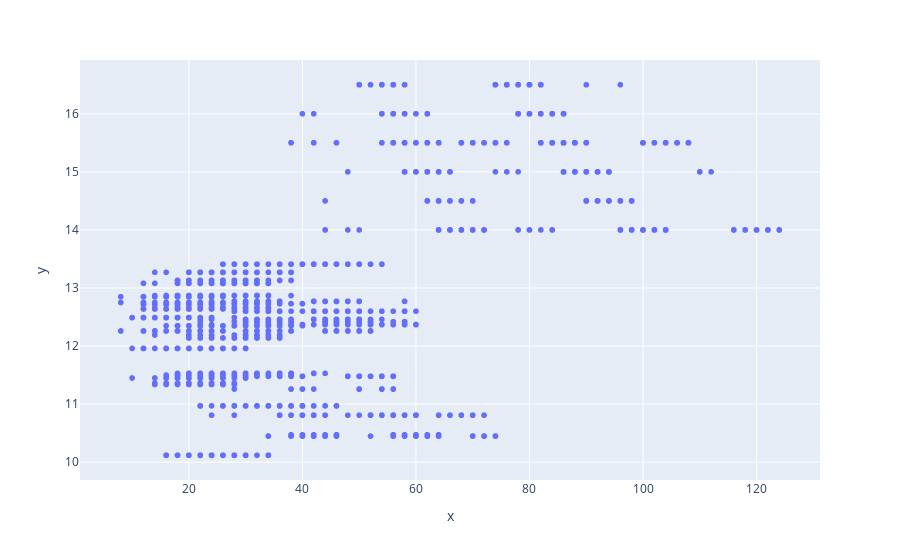

This figure's notebook cell:
### Code cell
data.plot(feature='QUANTITY_SOLD', target='PRICE_PER_UNIT')

### Figure 1 — Plotly figure (JSON) as saved in the notebook; plotly's stock layout.template omitted (floating-point values rounded to 4 significant figures; data arrays with more than 128 entries replaced by an {"elided": "..."} marker saying what was removed)
{"data": [{"hovertemplate": "x=%{x}<br>y=%{y}<extra></extra>", "legendgroup": "", "marker": {"color": "#636efa", "symbol": "circle"}, "mode": "markers", "name": "", "showlegend": false, "type": "scattergl", "x": {"elided": "4093 int values"}, "xaxis": "x", "y": {"elided": "4093 float values"}, "yaxis": "y"}], "layout": {"legend": {"tracegroupgap": 0}, "margin": {"t": 60}, "xaxis": {"anchor": "y", "domain": [0, 1], "title": {"text": "x"}}, "yaxis": {"anchor": "x", "domain": [0, 1], "title": {"text": "y"}}}}
